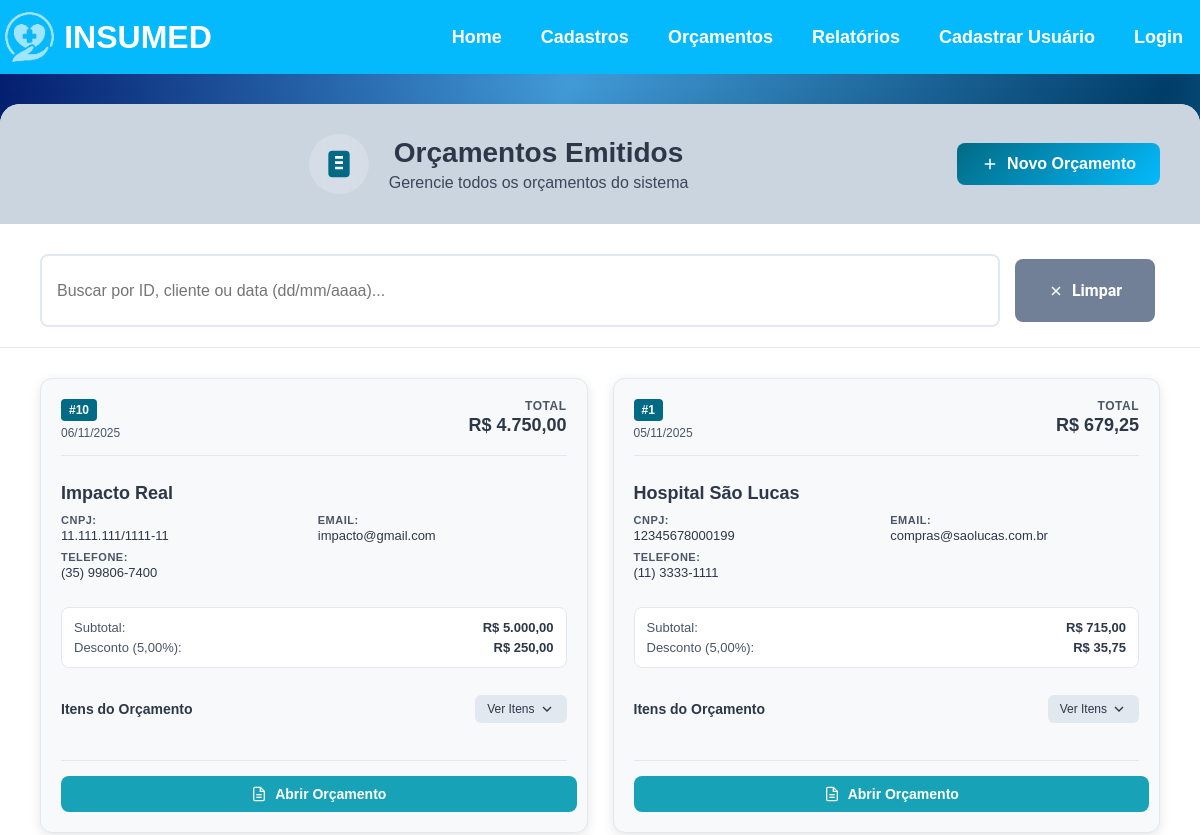
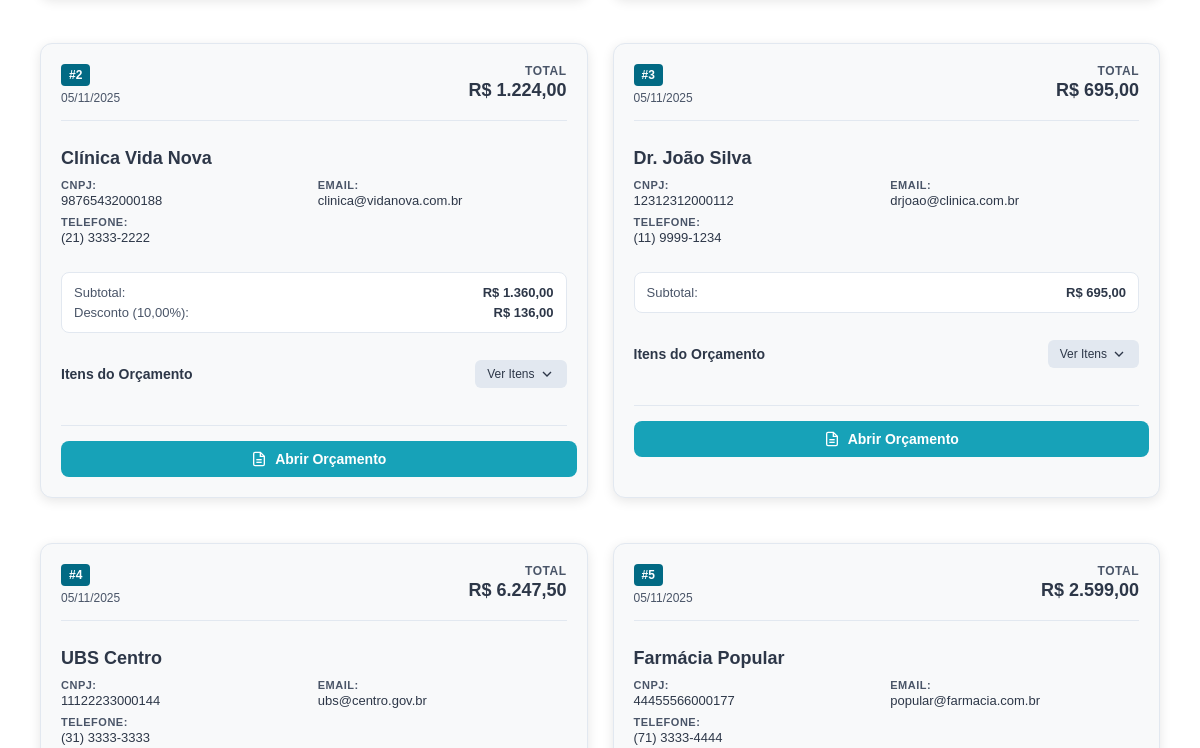
Before: /orcamentos_emitidos/ (upper part) with the older database file (2 pictures, top to bottom).
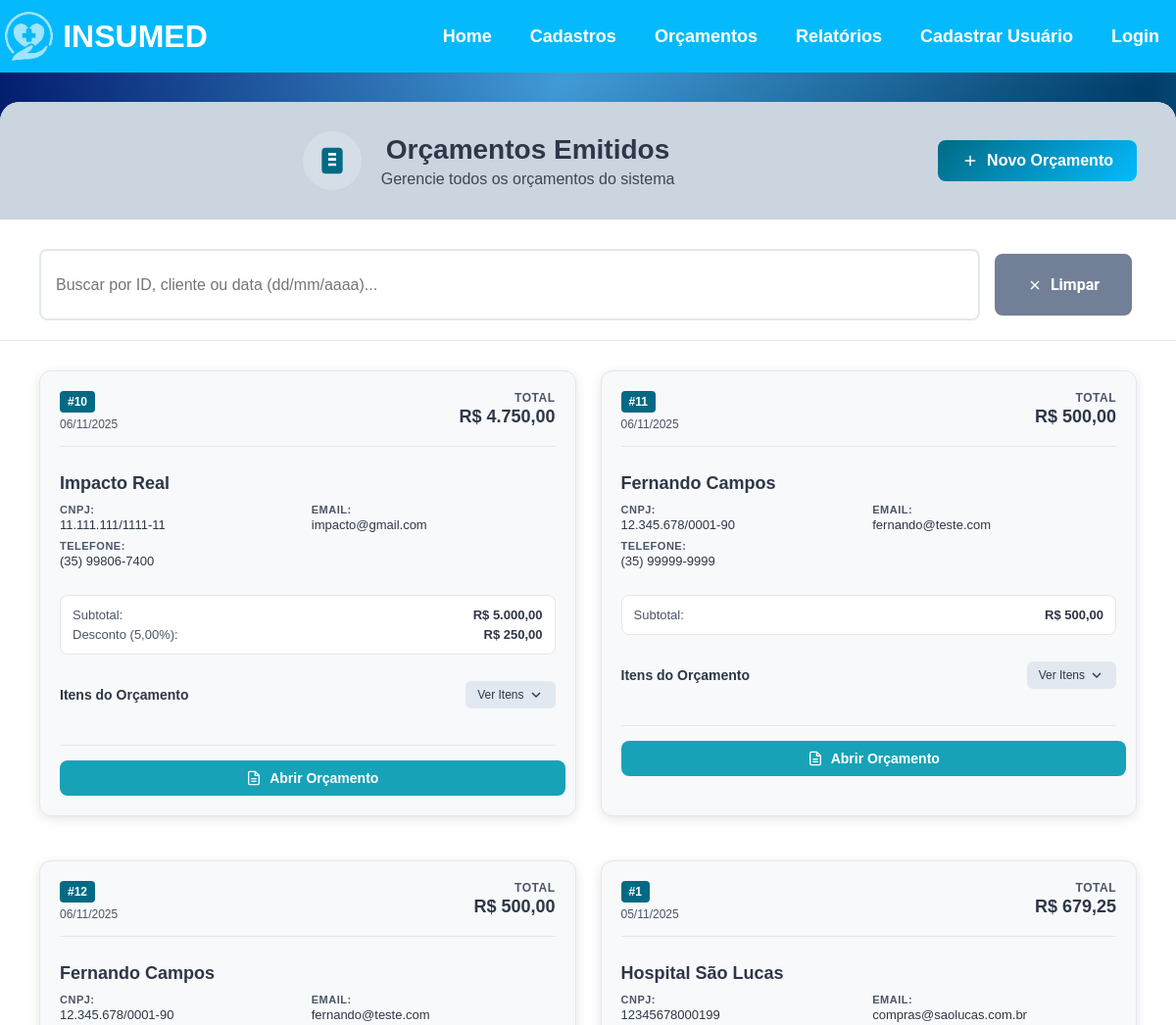
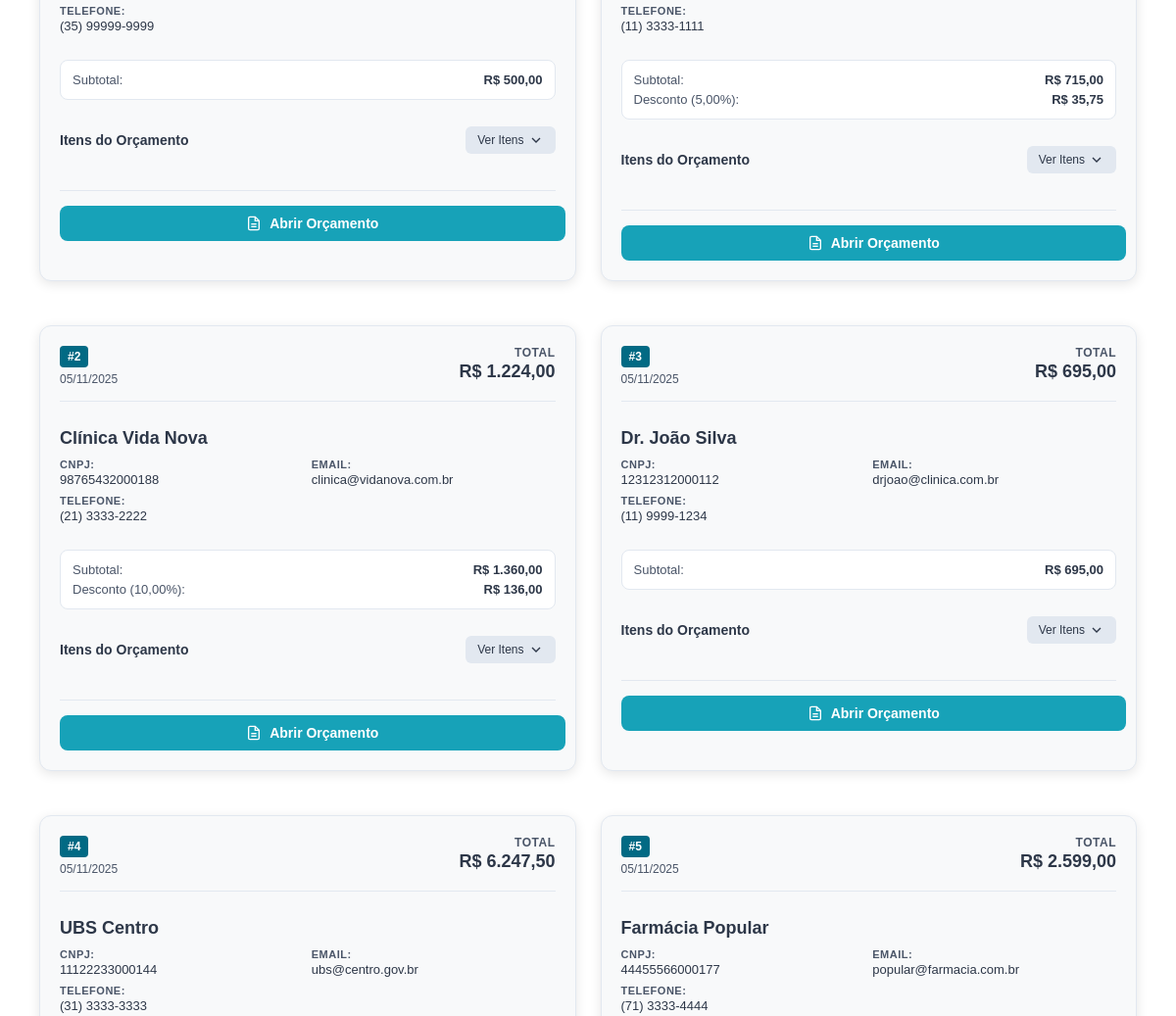
After: the same page with the newer database file (2 pictures, top to bottom).
### app/models.py (models this page shows, shortened)
class Orcamento(models.Model):
    cliente = models.CharField(max_length=100)
    cnpj = models.CharField(max_length=20, blank=True)
    endereco = models.CharField(max_length=200, blank=True)
    cidade = models.CharField(max_length=50, blank=True)
    uf = models.CharField(max_length=2, blank=True, null=True)
    telefone = models.CharField(max_length=20, blank=True)
    email = models.EmailField(blank=True)
    itens_unidades = models.TextField(blank=True, null=True)
    descricao = models.TextField(blank=True, null=True)
    itens_quantidades = models.TextField(blank=True, null=True)
    itens_valores = models.TextField(blank=True, null=True)
    observacao = models.TextField(blank=True, null=True)
    desconto = models.DecimalField(max_digits=5, decimal_places=2, default=0, blank=True, null=True)
    data = models.DateField(auto_now_add=True)

### app/views.py (the view, shortened to what this page needs)
# urls.py: path('orcamentos_emitidos/', views.orcamentos_emitidos, name='orcamentos_emitidos'),
def orcamentos_emitidos(request):
    filtro = request.GET.get('filtro')
    email_enviado = request.GET.get('email_enviado')
    if email_enviado:
        messages.success(request, 'Orçamento enviado por email com sucesso!')
    orcamentos = Orcamento.objects.all()
    orcamentos = orcamentos.order_by('-data')
    orcamentos_processados = []
    for orc in orcamentos:
        unidades = [p.strip() for p in orc.itens_unidades.split(' / ')] if orc.itens_unidades else []
        descricoes = [p.strip() for p in orc.descricao.split(' / ')] if orc.descricao else []
        quantidades = [p.strip() for p in orc.itens_quantidades.split(' / ')] if orc.itens_quantidades else []
        valores = [p.strip() for p in orc.itens_valores.split(' / ')] if orc.itens_valores else []
        max_itens = max(len(unidades), len(descricoes), len(quantidades), len(valores))
        itens = []
        subtotal = 0
        for i in range(max_itens):
            quantidade = quantidades[i] if i < len(quantidades) else ''
            valor = valores[i] if i < len(valores) else ''
            try:
                qtd = float(quantidade.replace(',', '.')) if quantidade else 0
                val = float(valor.replace(',', '.')) if valor else 0
                subtotal += qtd * val
            except ValueError:
                pass
            itens.append({
                'unidade': unidades[i] if i < len(unidades) else '',
                'descricao': descricoes[i] if i < len(descricoes) else '',
                'quantidade': quantidade,
                'valor': valor
            })
        desconto_percent = float(orc.desconto) if orc.desconto else 0
        valor_desconto = subtotal * (desconto_percent / 100)
        valor_total = subtotal - valor_desconto
        orc.itens_processados = itens
        orc.subtotal = formatar_valor_brasileiro(subtotal)
        orc.valor_desconto = formatar_valor_brasileiro(valor_desconto)
        orc.valor_total = formatar_valor_brasileiro(valor_total)
        orcamentos_processados.append(orc)
    return render(request, 'lista_orcamentos.html', {
        'orcamentos': orcamentos_processados,
        'filtro': filtro
    })

### app/context_processors.py (called while the page is built)
def usuario_logado(request):
    try:
        context = {
            'usuario_logado': 'usuario_logado' in request.session,
            'admin_logado': 'admin_logado' in request.session,
            'notificacoes_count': 0
        }
        return context
    except Exception:
        return {
            'usuario_logado': False,
            'admin_logado': False,
            'notificacoes_count': 0
        }

### app/views.py (called while the page is built)
def formatar_valor_brasileiro(valor):
    return f"{valor:,.2f}".replace(',', 'X').replace('.', ',').replace('X', '.')

### app/templates/lista_orcamentos.html (shortened to what the changed rows need)
{% extends 'base.html' %}
{% block content %}
<div class="orcamentos-container">
    <div class="header-section">
        <div class="icon-title">
            <div>
                <h1>Orçamentos Emitidos</h1>
            </div>
        </div>
    </div>
    <div class="orcamentos-content">
        <div class="orcamentos-grid">
            {% for o in orcamentos %}
                <div class="orcamento-card item-orcamento" data-id="{{ o.id }}" data-cliente="{{ o.cliente|lower }}" data-data="{{ o.data|date:'d/m/Y' }}">
                    <div class="card-header">
                        <div class="orcamento-id">
                            <span class="id-badge">#{{ o.id }}</span>
                            <span class="data-badge">{{ o.data|date:"d/m/Y" }}</span>
                        </div>
                        <div class="valor-total">
                            <span class="valor-label">Total</span>
                            <span class="valor-amount">R$ {{ o.valor_total|default:"0,00" }}</span>
                        </div>
                    </div>
                    <div class="cliente-info">
                        <h3 class="cliente-nome">{{ o.cliente }}</h3>
                        <div class="cliente-detalhes">
                            <div class="detalhe-item">
                                <span class="label">CNPJ:</span>
                                <span class="value">{{ o.cnpj|default:"-" }}</span>
                            </div>
                            <div class="detalhe-item">
                                <span class="label">Email:</span>
                                <span class="value">{{ o.email|default:"-" }}</span>
                            </div>
                            <div class="detalhe-item">
                                <span class="label">Telefone:</span>
                                <span class="value">{{ o.telefone|default:"-" }}</span>
                            </div>
                        </div>
                    </div>
                    <div class="resumo-financeiro">
                        <div class="resumo-item">
                            <span class="resumo-label">Subtotal:</span>
                            <span class="resumo-valor">R$ {{ o.subtotal|default:"0,00" }}</span>
                        </div>
                        {% if o.desconto %}
                        <div class="resumo-item desconto">
                            <span class="resumo-label">Desconto ({{ o.desconto }}%):</span>
                            <span class="resumo-valor">R$ {{ o.valor_desconto|default:"0,00" }}</span>
                        </div>
                        {% endif %}
                    </div>
                    <div class="itens-section">
                        <div class="itens-header">
                            <span class="itens-title">Itens do Orçamento</span>
                            {% if o.itens_processados %}
                                <button class="btn-expandir" onclick="expandirItens({{ o.id }})">
                                    <span class="expandir-text">Ver Itens</span>
                                    <svg width="16" height="16" viewBox="0 0 24 24" fill="none" stroke="currentColor" stroke-width="2">
                                        <polyline points="6,9 12,15 18,9"></polyline>
                                    </svg>
                                </button>
                            {% endif %}
                        </div>
                    </div>
                    <div class="card-actions">
                        <a href="{% url 'abrir_orcamento' o.id %}" class="btn-abrir">
                            <svg width="16" height="16" viewBox="0 0 24 24" fill="none" stroke="currentColor" stroke-width="2">
                                <path d="M14 2H6a2 2 0 0 0-2 2v16a2 2 0 0 0 2 2h12a2 2 0 0 0 2-2V8z"></path>
                                <polyline points="14,2 14,8 20,8"></polyline>
                                <line x1="16" y1="13" x2="8" y2="13"></line>
                                <line x1="16" y1="17" x2="8" y2="17"></line>
                            </svg>
                            Abrir Orçamento
                        </a>
                    </div>
                </div>
            {% endfor %}
        </div>
    </div>
</div>
{% endblock %}

Changed rows visible on the page:
added Orcamento: id "11", data "06/11/2025", valor_total "500,00", cliente "Fernando Campos", cnpj "12.345.678/0001-90", email "fernando@teste.com", telefone "(35) 99999-9999", subtotal "500,00"
added Orcamento: id "12", data "06/11/2025", valor_total "500,00", cliente "Fernando Campos", cnpj "12.345.678/0001-90", email "fernando@teste.com", telefone "(35) 99999-9999", subtotal "500,00"
